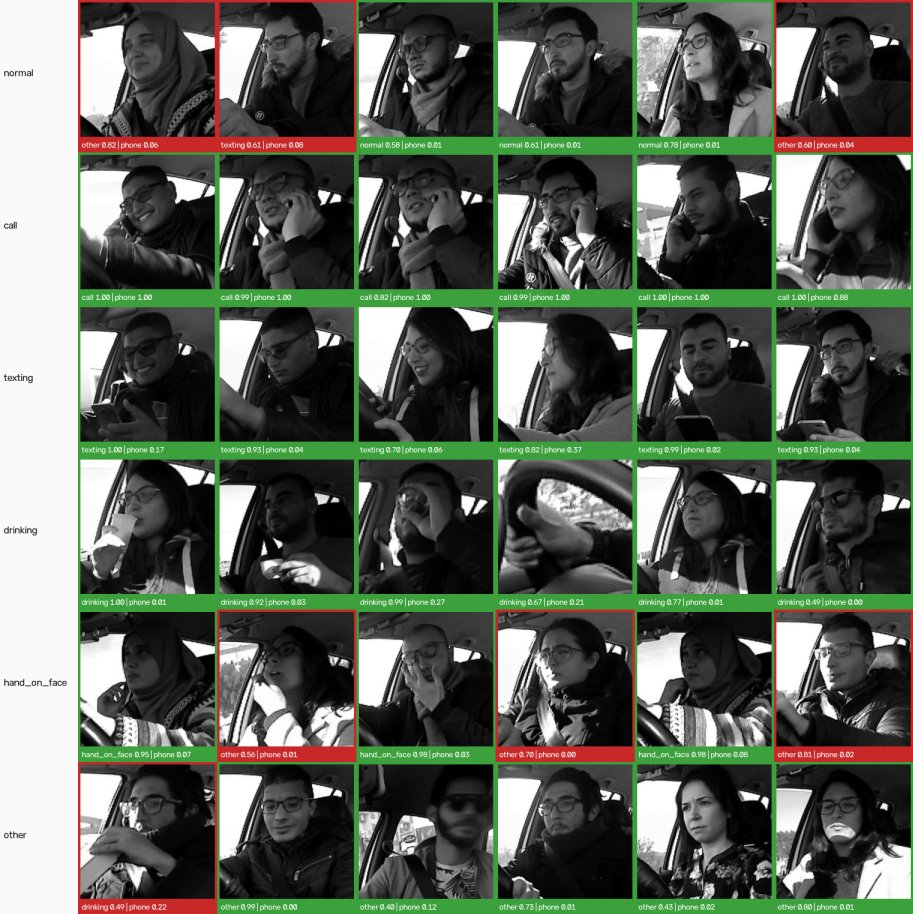
#> input picture models/distraction/action_v1/report_assets/examples_v1_3mdad.jpg, 913 x 914 px
$ python -i augment.py   (imports and definitions only)
#> lines starting #> are read from the running program, lines starting #| are printed output that depends on the picture
"""Extra training augmentations for the gray crops (applied before Ultralytics' own crop / flip /
erasing): fisheye or barrel lens warp, perspective tilt up to +-15 deg, brightness / contrast, blur,
noise. Works on a PIL image, returns a PIL image (Ultralytics' classify pipeline is PIL based)."""
import math
import random

import cv2
import numpy as np
from PIL import Image


def lens(img, k):
    """Radial warp: k > 0 barrel / fisheye look, k < 0 pincushion."""
    h, w = img.shape[:2]
    yy, xx = np.indices((h, w), dtype=np.float32)
    x = (xx - w / 2) / (w / 2)
    y = (yy - h / 2) / (h / 2)
    r2 = x * x + y * y
    f = (1 + k * r2) / (1 + k)  # edge midpoints stay in place
    mx = (x * f) * (w / 2) + w / 2
    my = (y * f) * (h / 2) + h / 2
    return cv2.remap(img, mx, my, cv2.INTER_LINEAR, borderMode=cv2.BORDER_REPLICATE)


def tilt(img, max_deg=15):
    """Perspective as if the camera were turned up to max_deg about a random axis."""
    h, w = img.shape[:2]
    a = math.radians(random.uniform(-max_deg, max_deg))
    b = math.radians(random.uniform(-max_deg, max_deg))
    f = 1.2 * max(w, h)
    rx = np.array([[1, 0, 0], [0, math.cos(a), -math.sin(a)], [0, math.sin(a), math.cos(a)]])
    ry = np.array([[math.cos(b), 0, math.sin(b)], [0, 1, 0], [-math.sin(b), 0, math.cos(b)]])
    k = np.array([[f, 0, w / 2], [0, f, h / 2], [0, 0, 1]])
    hm = k @ ry @ rx @ np.linalg.inv(k)
    rot = random.uniform(-10, 10)
    r2 = cv2.getRotationMatrix2D((w / 2, h / 2), rot, 1.15)  # zoom in: fewer empty borders
    hm = np.vstack([r2, [0, 0, 1]]) @ hm
    return cv2.warpPerspective(img, hm, (w, h), borderMode=cv2.BORDER_REPLICATE)


def photometric(img):
    x = img.astype(np.float32)
    x = (x - 128) * random.uniform(0.6, 1.4) + 128 + random.uniform(-40, 40)
    if random.random() < 0.3:  # gamma, mimics IR auto-exposure
        x = 255 * (np.clip(x, 0, 255) / 255) ** random.uniform(0.6, 1.6)
    return np.clip(x, 0, 255).astype(np.uint8)


def blur(img):
    if random.random() < 0.5:
        s = random.choice((3, 5, 7))
        return cv2.GaussianBlur(img, (s, s), 0)
    n = random.choice((5, 7, 9))
    kern = np.zeros((n, n), np.float32)
    kern[n // 2] = 1.0 / n
    m = cv2.getRotationMatrix2D((n / 2 - 0.5, n / 2 - 0.5), random.uniform(0, 180), 1.0)
    kern = cv2.warpAffine(kern, m, (n, n))
    return cv2.filter2D(img, -1, kern / max(kern.sum(), 1e-6))


def noise(img):
    sd = random.uniform(3, 15)
    return np.clip(img.astype(np.float32) + np.random.normal(0, sd, img.shape), 0,
                   255).astype(np.uint8)


class CropAug:
    """p = probability of each op. Picklable (DataLoader workers on Windows)."""

    def __init__(self, p_lens=0.4, p_tilt=0.5, p_photo=0.8, p_blur=0.3, p_noise=0.3):
        self.p = (p_lens, p_tilt, p_photo, p_blur, p_noise)

    def __call__(self, im):
        g = np.asarray(im.convert("L"))
        pl, pt, pp, pb, pn = self.p
        if random.random() < pl:
            g = lens(g, random.uniform(-0.1, 0.3))
        if random.random() < pt:
            g = tilt(g)
        if random.random() < pp:
            g = photometric(g)
        if random.random() < pb:
            g = blur(g)
        if random.random() < pn:
            g = noise(g)
        return Image.fromarray(g).convert("RGB")

>>> from PIL import Image
>>> picture = Image.open('../report_assets/examples_v1_3mdad.jpg')
#> picture is the input picture: PIL image 913x914 RGB; mean R, G, B 90.6, 97, 86.6
>>> result = CropAug()(picture)
#> in __call__, `g = np.asarray(im.convert("L"))`:
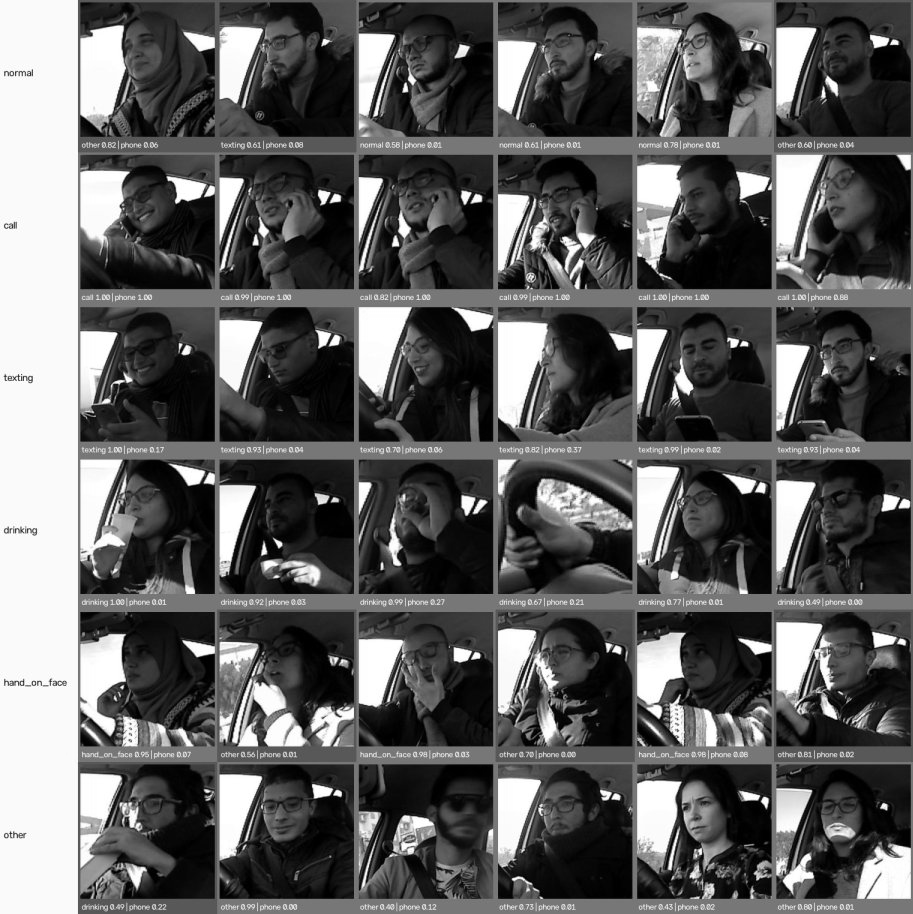
#> g: shape (914, 913); min 0, max 255, mean 93.9
#> in photometric, `x = (x - 128) * random.uniform(0.6, 1.4) + 128 + random.uniform(-40, 40)`:
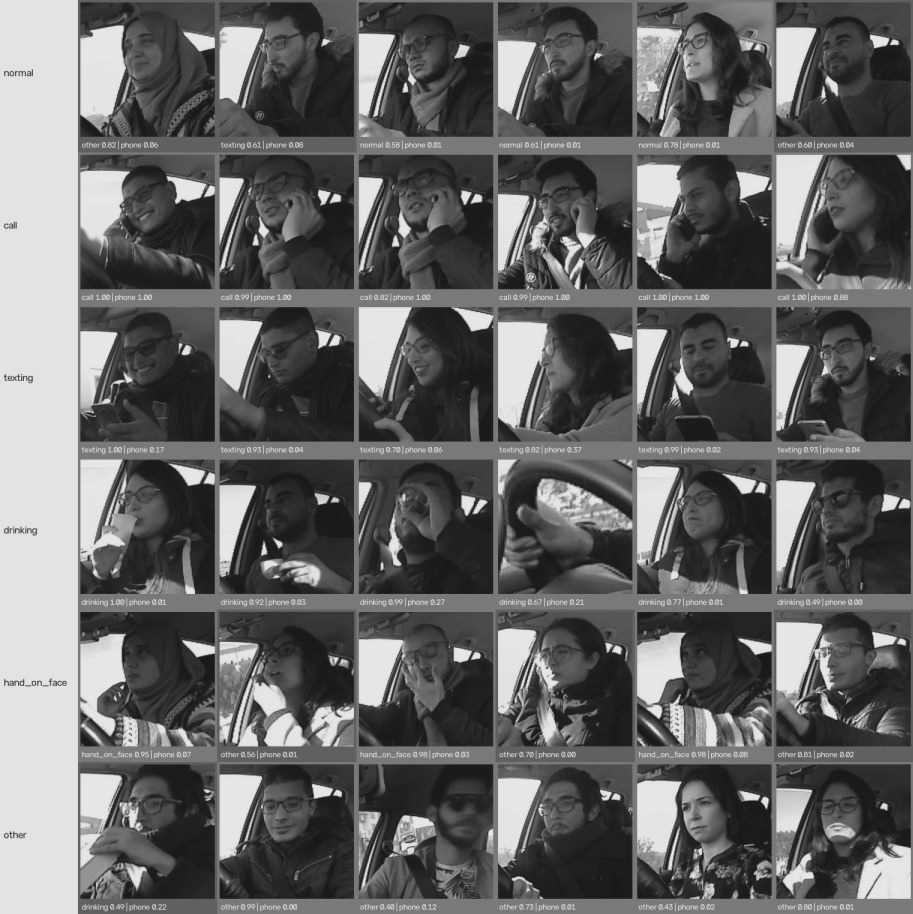
#> x: shape (914, 913) float32; min 25.59, max 231.4, mean 101.4

$ run again, on models/distraction/action_v1/report_assets/examples_v1_dad.jpg
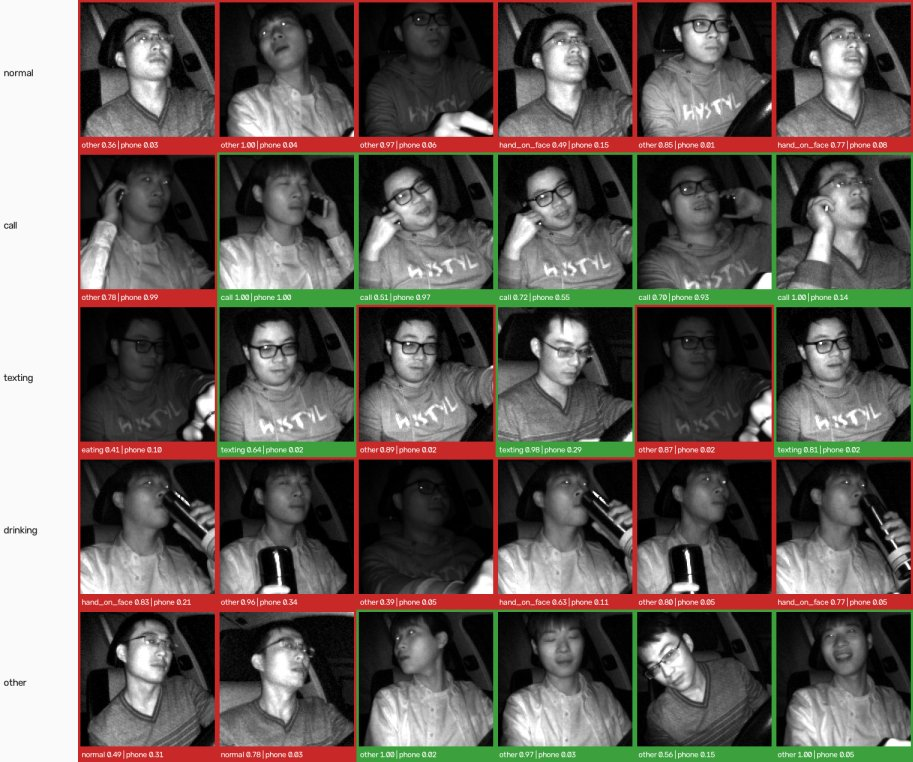
#> input picture models/distraction/action_v1/report_assets/examples_v1_dad.jpg, 913 x 762 px
#> picture is the input picture: PIL image 913x762 RGB; mean R, G, B 97, 89.8, 84.7
#> in __call__, `g = np.asarray(im.convert("L"))`:
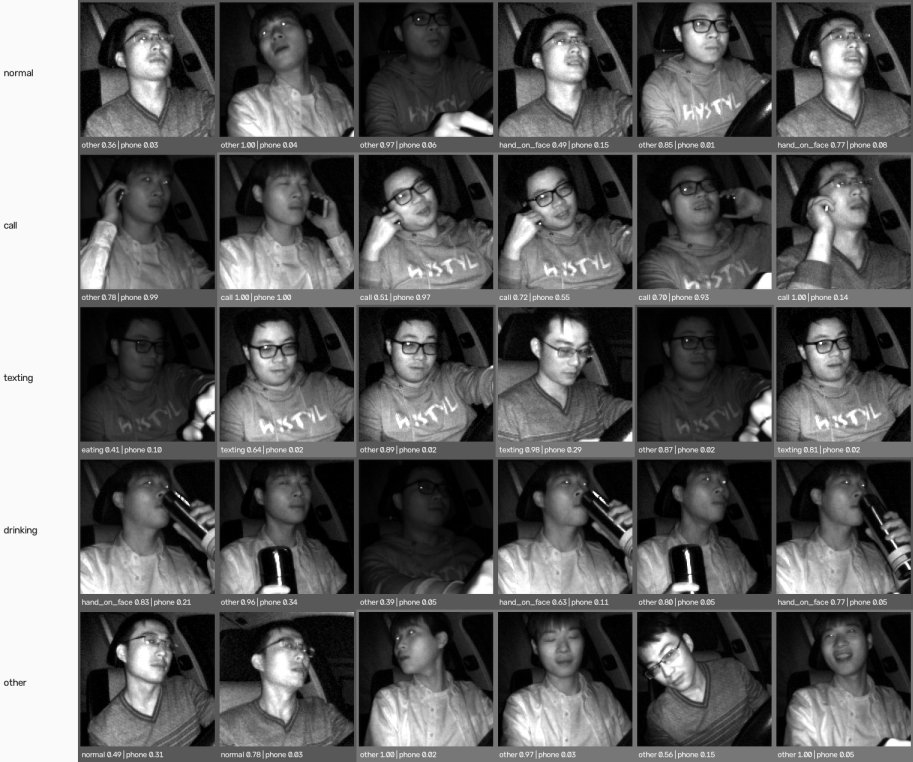
#> g: shape (762, 913); min 0, max 255, mean 91.4
#> in photometric, `x = (x - 128) * random.uniform(0.6, 1.4) + 128 + random.uniform(-40, 40)`:
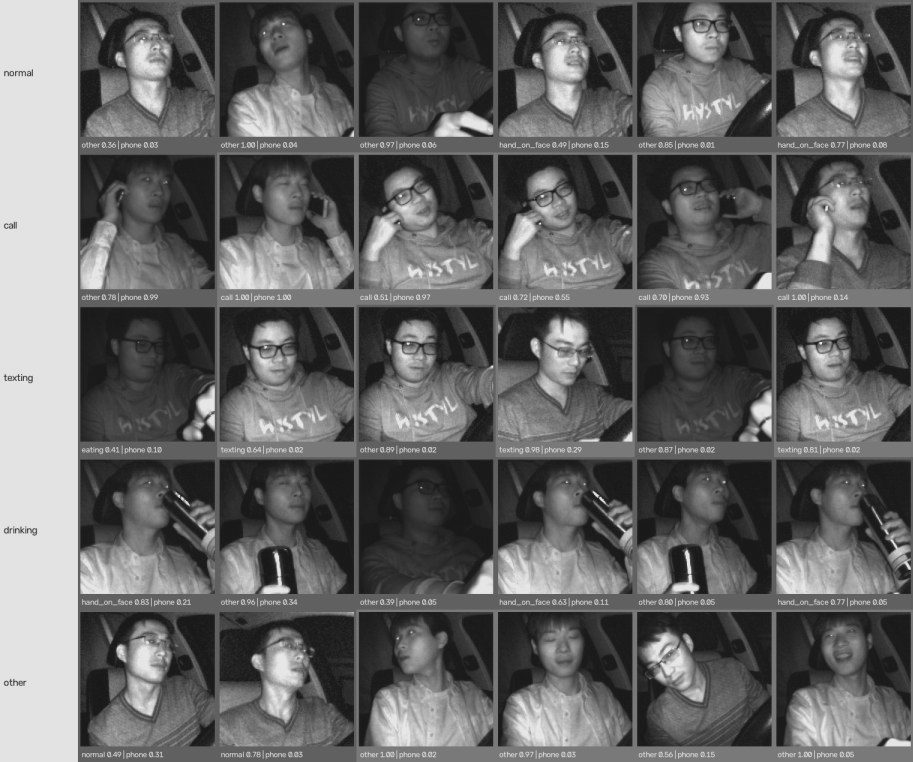
#> x: shape (762, 913) float32; min 25.59, max 231.4, mean 99.3

$ run again, on models/distraction/action_v1/report_assets/examples_v1_ebdd.jpg
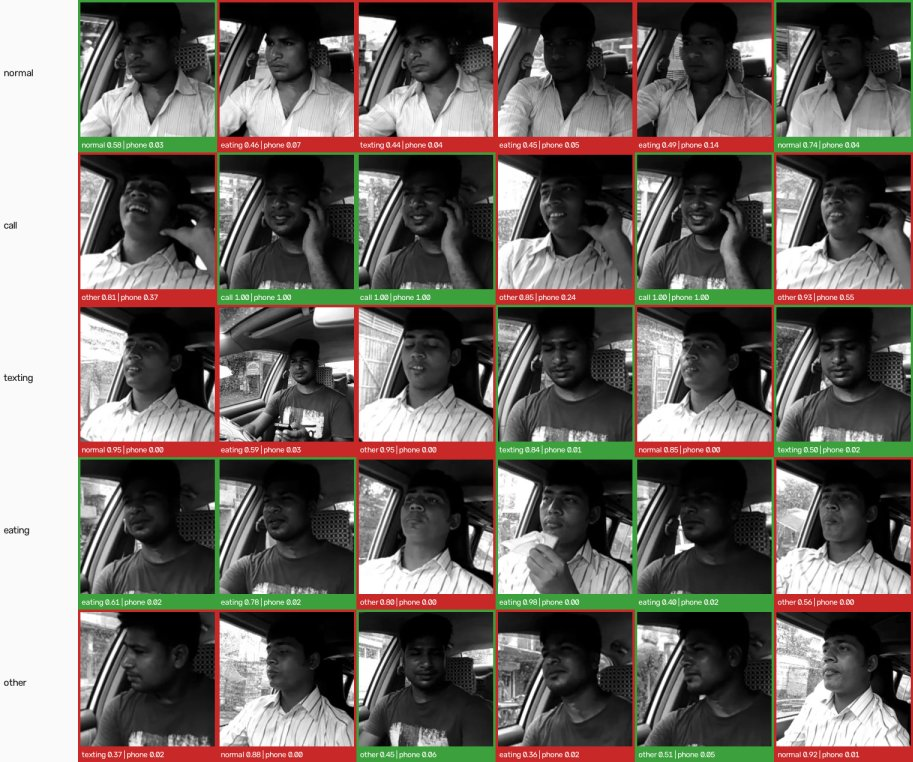
#> input picture models/distraction/action_v1/report_assets/examples_v1_ebdd.jpg, 913 x 762 px
#> picture is the input picture: PIL image 913x762 RGB; mean R, G, B 106.4, 100.3, 94.8
#> in __call__, `g = np.asarray(im.convert("L"))`:
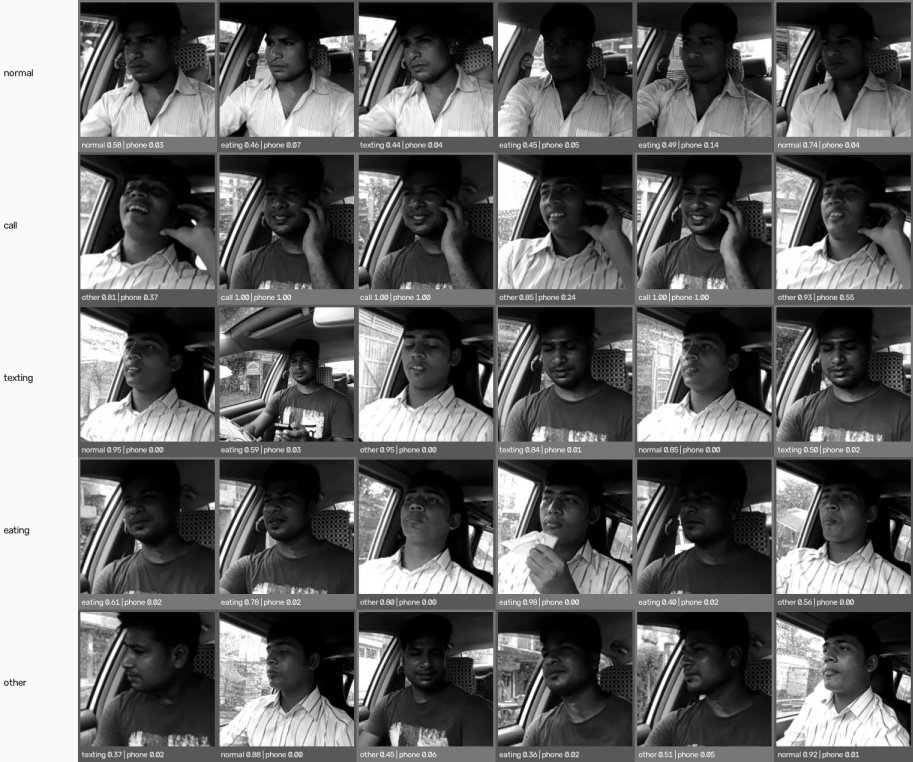
#> g: shape (762, 913); min 0, max 255, mean 101.5
#> in photometric, `x = (x - 128) * random.uniform(0.6, 1.4) + 128 + random.uniform(-40, 40)`:
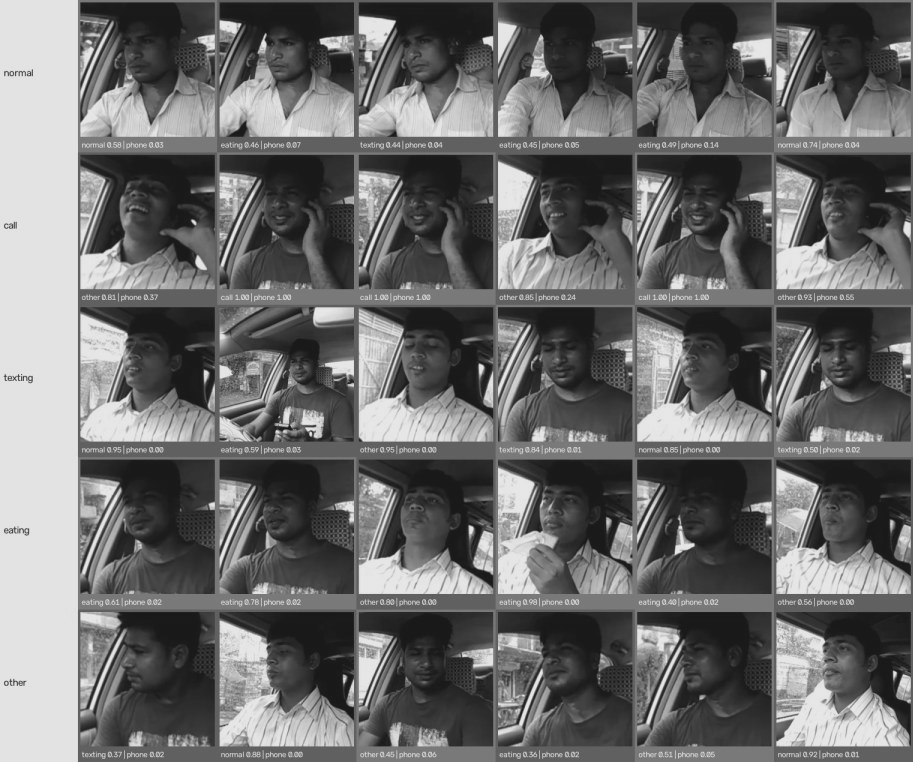
#> x: shape (762, 913) float32; min 25.59, max 231.4, mean 107.5

$ run again, on models/distraction/action_v1/report_assets/examples_v1_syndd.jpg
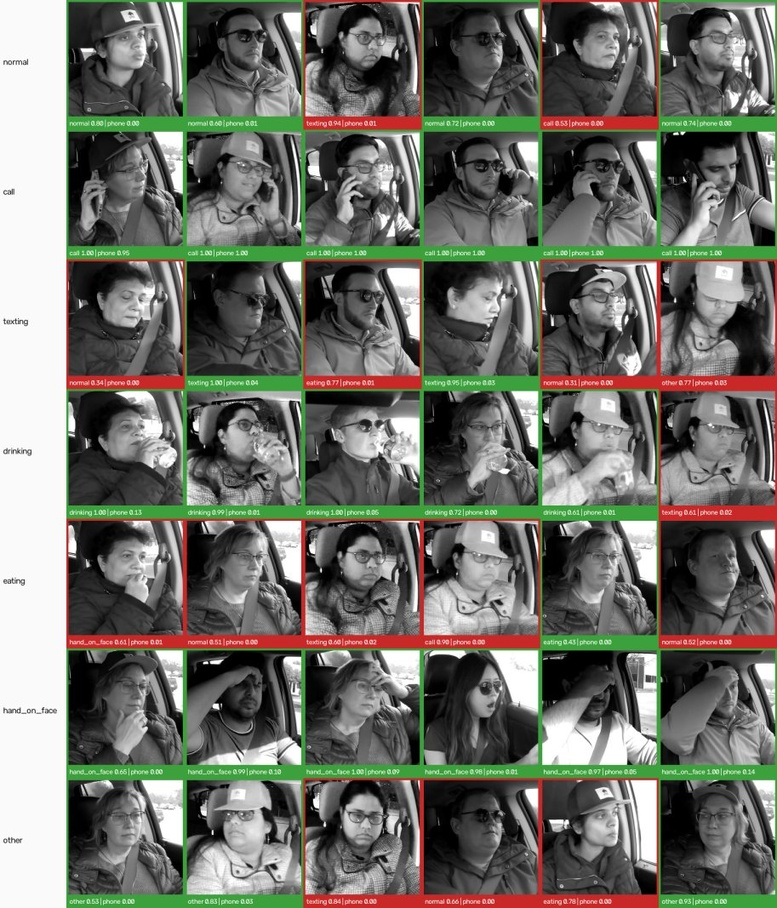
#> input picture models/distraction/action_v1/report_assets/examples_v1_syndd.jpg, 777 x 908 px, shrunk from 913 x 1067 before the run
#> picture is the input picture: PIL image 777x908 RGB; mean R, G, B 110.5, 111.4, 103.2
#> in __call__, `g = np.asarray(im.convert("L"))`:
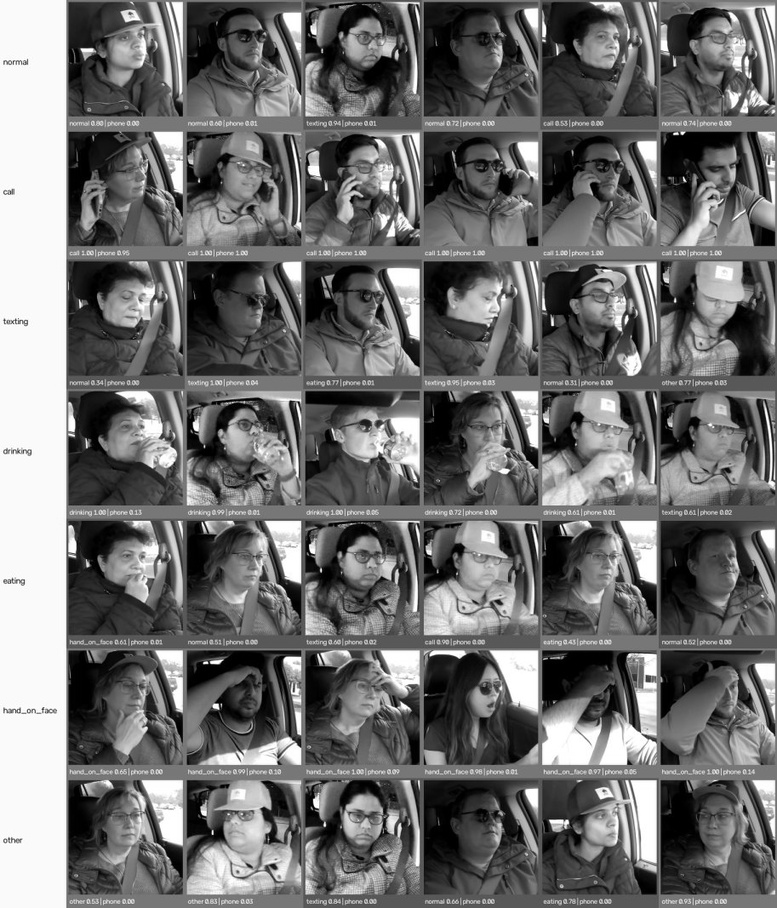
#> g: shape (908, 777); min 0, max 255, mean 110.2
#> in photometric, `x = (x - 128) * random.uniform(0.6, 1.4) + 128 + random.uniform(-40, 40)`:
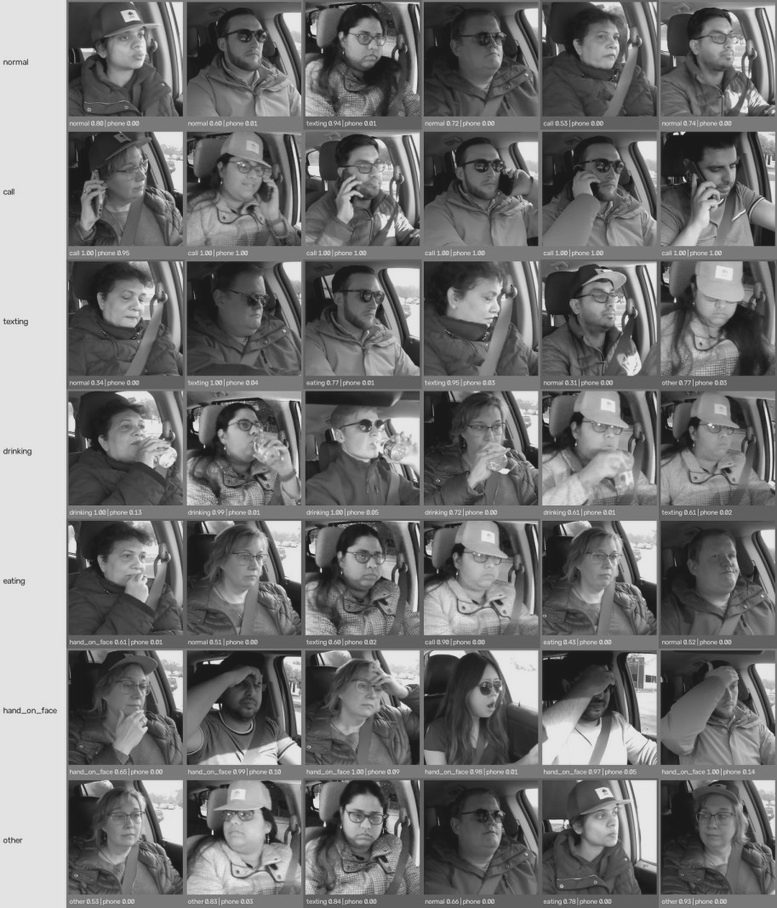
#> x: shape (908, 777) float32; min 25.59, max 231.4, mean 114.5
